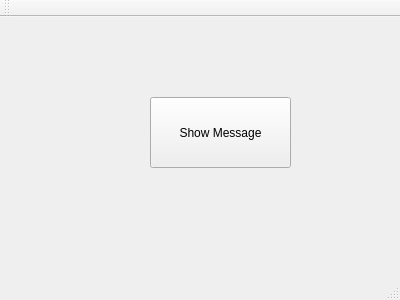
<?xml version="1.0" encoding="UTF-8"?>
<ui version="4.0">
 <class>MainWindow</class>
 <widget class="QMainWindow" name="MainWindow">
  <property name="geometry">
   <rect>
    <x>0</x>
    <y>0</y>
    <width>400</width>
    <height>300</height>
   </rect>
  </property>
  <property name="windowTitle">
   <string>MainWindow</string>
  </property>
  <widget class="QWidget" name="centralWidget">
   <widget class="QPushButton" name="pushButton">
    <property name="geometry">
     <rect>
      <x>150</x>
      <y>80</y>
      <width>141</width>
      <height>71</height>
     </rect>
    </property>
    <property name="text">
     <string>Show Message</string>
    </property>
   </widget>
  </widget>
  <widget class="QMenuBar" name="menuBar">
   <property name="geometry">
    <rect>
     <x>0</x>
     <y>0</y>
     <width>400</width>
     <height>22</height>
    </rect>
   </property>
  </widget>
  <widget class="QToolBar" name="mainToolBar">
   <attribute name="toolBarArea">
    <enum>TopToolBarArea</enum>
   </attribute>
   <attribute name="toolBarBreak">
    <bool>false</bool>
   </attribute>
  </widget>
  <widget class="QStatusBar" name="statusBar"/>
 </widget>
 <layoutdefault spacing="6" margin="11"/>
 <resources/>
 <connections/>
</ui>
